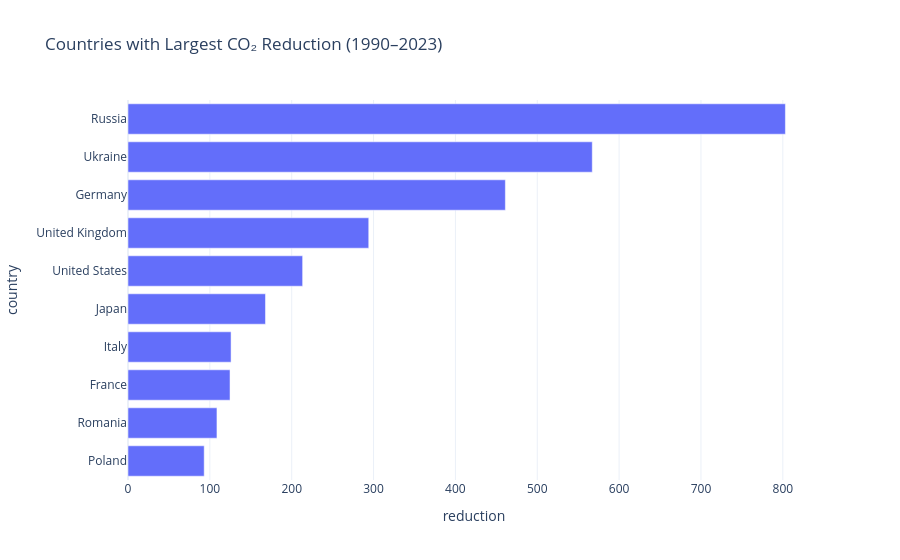

The notebook cell saved with this chart:
### Code cell
# Q4 — Which countries reduced CO₂ emissions the most between 1990 and 2023?

co2_1990 = a[a["year"]==1990][["country","co2"]].rename(columns={"co2":"co2_1990"})
co2_2023 = a[a["year"]==2023][["country","co2"]].rename(columns={"co2":"co2_2023"})

q4 = pd.merge(co2_1990, co2_2023, on="country")

q4["reduction"] = q4["co2_1990"] - q4["co2_2023"]

q4 = q4.sort_values("reduction", ascending=False).head(10)

fig = px.bar(
    q4,
    x="reduction",
    y="country",
    orientation="h",
    title="Countries with Largest CO₂ Reduction (1990–2023)",
    template="plotly_white"
)

fig.update_yaxes(autorange="reversed")
fig.show()

### Figure 1 — Plotly figure (JSON) as saved in the notebook; plotly's stock layout.template omitted (floating-point values rounded to 4 significant figures)
{"data": [{"hovertemplate": "reduction=%{x}<br>country=%{y}<extra></extra>", "legendgroup": "", "marker": {"color": "#636efa", "pattern": {"shape": ""}}, "name": "", "orientation": "h", "showlegend": false, "textposition": "auto", "type": "bar", "x": [803.1, 567.2, 461.0, 294.1, 213.4, 167.9, 125.9, 124.6, 108.7, 93.1], "xaxis": "x", "y": ["Russia", "Ukraine", "Germany", "United Kingdom", "United States", "Japan", "Italy", "France", "Romania", "Poland"], "yaxis": "y"}], "layout": {"barmode": "relative", "legend": {"tracegroupgap": 0}, "title": {"text": "Countries with Largest CO₂ Reduction (1990–2023)"}, "xaxis": {"anchor": "y", "domain": [0, 1], "title": {"text": "reduction"}}, "yaxis": {"anchor": "x", "autorange": "reversed", "domain": [0, 1], "title": {"text": "country"}}}}
